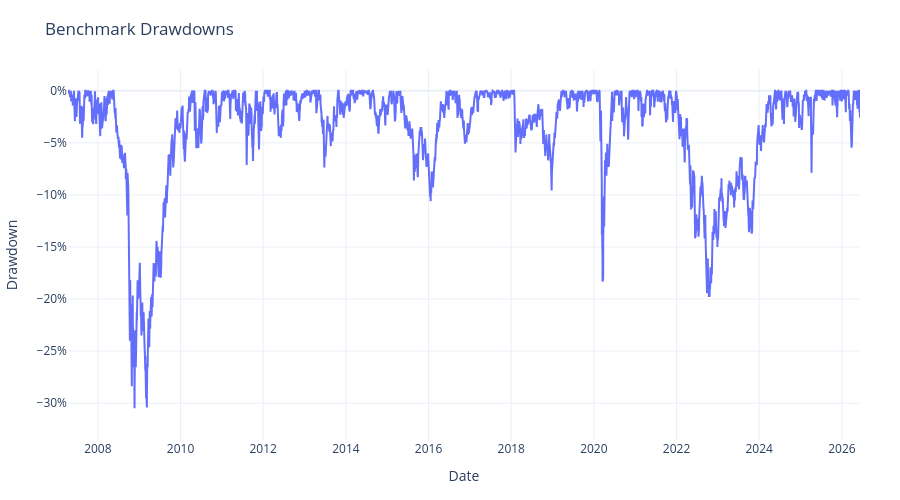

Source (notebook cell):
### Code cell
drawdowns = cumulative_benchmarks / cumulative_benchmarks.cummax() - 1.0

y_bottom = drawdowns.min().min() * 1.10

fig = go.Figure()
fig.add_trace(go.Scatter(x=drawdowns.index, y=drawdowns, mode="lines"))

fig.update_layout(
    **default_layout,
    title="Benchmark Drawdowns",
    xaxis_title="Date",
    yaxis_title="Drawdown",
)
fig.update_yaxes(tickformat=".0%", range=[y_bottom, 0.02])
fig.show()

### Figure 1 — Plotly figure (JSON) as saved in the notebook; plotly's stock layout.template omitted (floating-point values rounded to 4 significant figures; data arrays with more than 128 entries replaced by an {"elided": "..."} marker saying what was removed)
{"data": [{"mode": "lines", "type": "scatter", "x": {"elided": "4822 str values"}, "y": {"elided": "4822 float values"}}], "layout": {"height": 500, "legend": {"orientation": "h", "x": 0, "xanchor": "left", "y": 1.02, "yanchor": "bottom"}, "margin": {"b": 60, "l": 60, "r": 40, "t": 70}, "title": {"text": "Benchmark Drawdowns"}, "xaxis": {"title": {"text": "Date"}}, "yaxis": {"range": [-0.3354, 0.02], "tickformat": ".0%", "title": {"text": "Drawdown"}}}}
